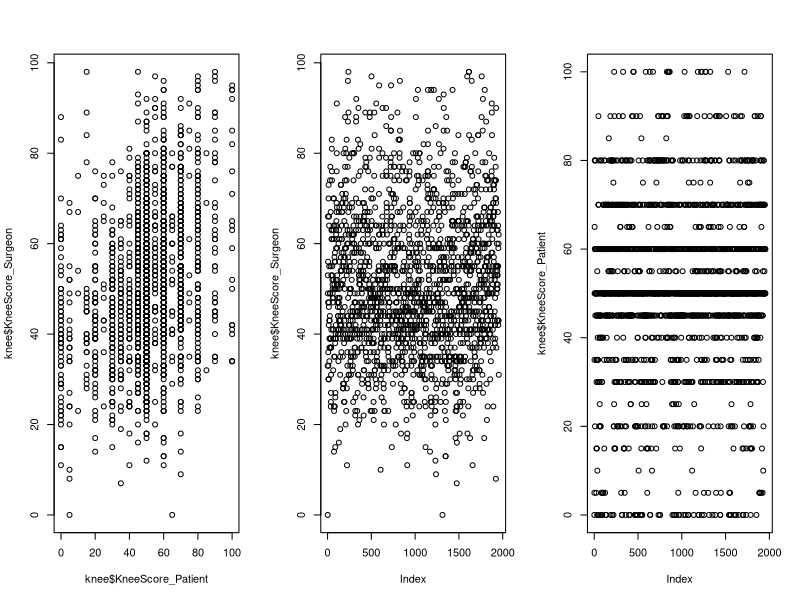
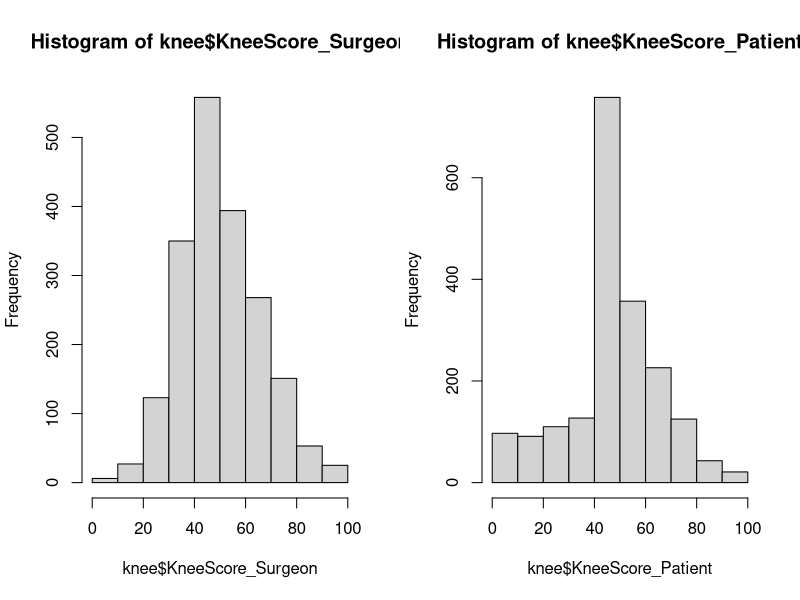

The R source for these figures, in order:
## ---- chunk 1
knee <- read.csv("knees.csv")

# dimensions of the dataset
dim(knee) 

# list the variables in dataset
names(knee)

# list the structure of dataset
str(knee) 

# list levels of factor Gender in dataset
levels(knee$Gender)

# print first 10 rows and 5 columns of dataset
head(knee[, 1: 5], n = 10)
## ---- chunk 2
knee_model = lm(KneeScore_Surgeon ~ ., data = knee)
summary(knee_model)
## ---- chunk 3
knee_model_aic = step(knee_model, direction = "backward", trace = 0)
summary(knee_model_aic)
summary(knee_model_aic)$call
## ---- chunk 4
n = nrow(knee)
knee_model_bic = step(knee_model, direction = "backward", trace = 0, k = log(n))
summary(knee_model_bic)
summary(knee_model_bic)$call
## ---- chunk 5
anova(knee_model_aic, knee_model)
## ---- chunk 6
anova(knee_model_bic, knee_model)
## ---- chunk 7
anova(knee_model_bic, knee_model_aic)
## ---- chunk 8
anova(knee_model_bic, knee_model_aic, knee_model)
## ---- chunk 9
knee_model = lm(KneeScore_Patient ~ ., data = knee)
summary(knee_model)
## ---- chunk 10
knee_model_aic = step(knee_model, direction = "backward", trace = 0)
summary(knee_model_aic)
summary(knee_model_aic)$call
## ---- chunk 11
n = nrow(knee)
knee_model_bic = step(knee_model, direction = "backward", trace = 0, k = log(n))
summary(knee_model_bic)
summary(knee_model_bic)$call
## ---- chunk 12
anova(knee_model_aic, knee_model)
## ---- chunk 13
anova(knee_model_bic, knee_model)
## ---- chunk 14
anova(knee_model_bic, knee_model_aic)
## ---- chunk 15
anova(knee_model_bic, knee_model_aic, knee_model)
## ---- chunk 16
round(cor(knee$KneeScore_Surgeon, knee$KneeScore_Patient), 2)
## ---- chunk 17
par(mfrow=c(1,3))
plot(knee$KneeScore_Patient, knee$KneeScore_Surgeon)
plot(knee$KneeScore_Surgeon)
#par(new=T)
plot(knee$KneeScore_Patient)
#plot(knee$KneeScore_Patient, col = "red", add=TRUE)
## ---- chunk 18
par(mfrow=c(1,2))
hist(knee$KneeScore_Surgeon)
hist(knee$KneeScore_Patient)
